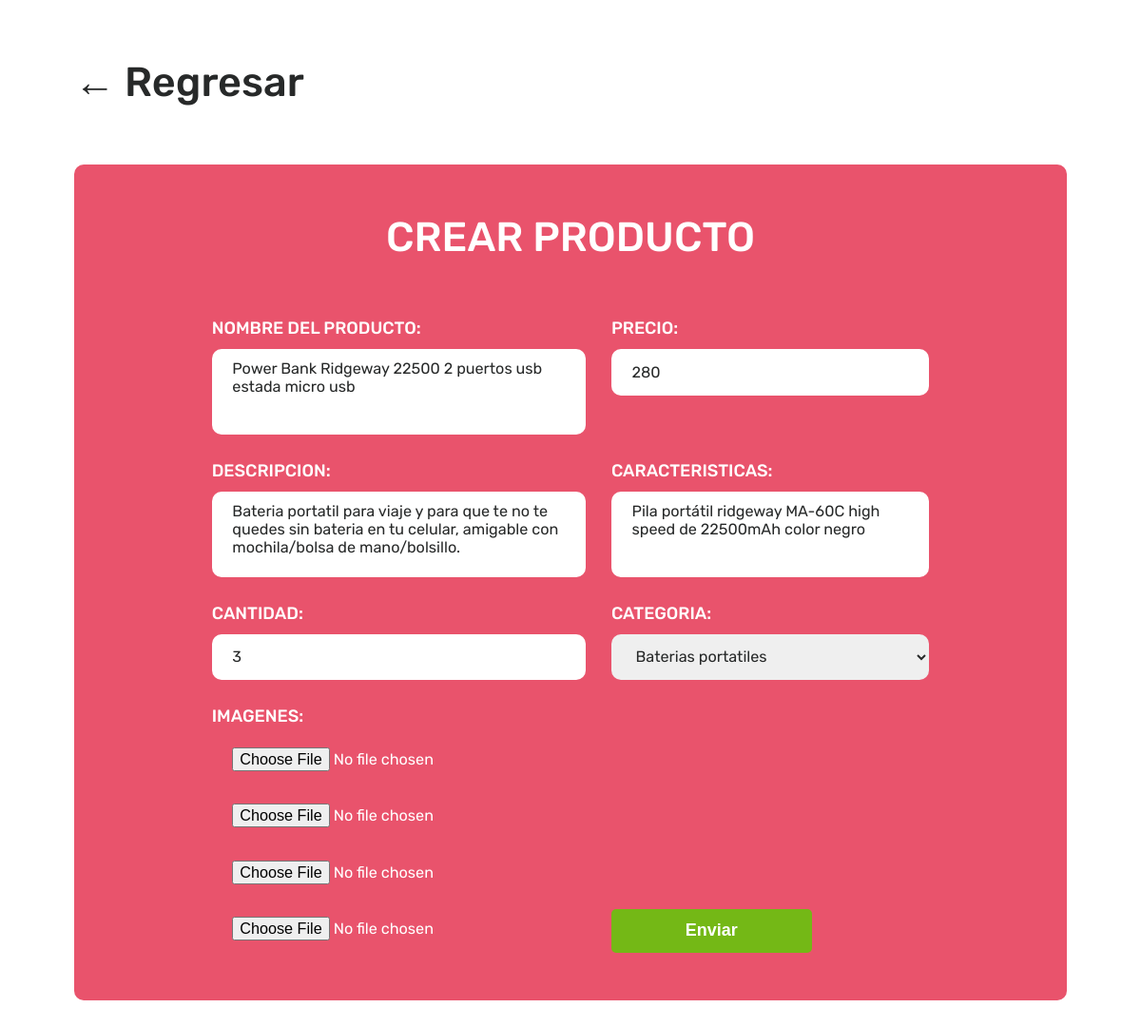
The app's page /admin/update_producto.php?producto_id=1 (signed in), older data.
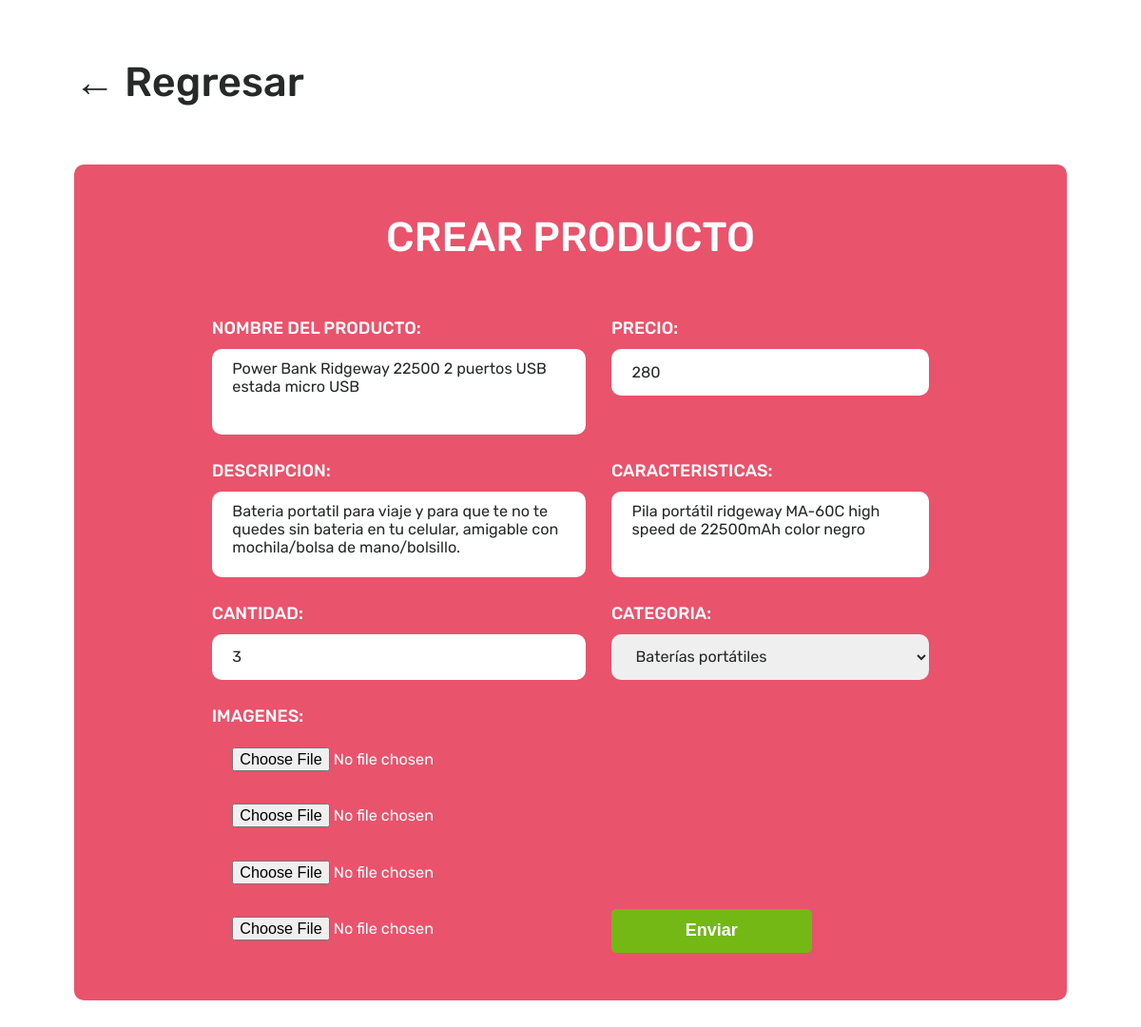
The same page, newer data.
### tables this page shows
CREATE TABLE `productos` (
  `id` int(11) NOT NULL,
  `nombre` varchar(200) NOT NULL,
  `precio` float(8,2) NOT NULL,
  `descripcion` text NOT NULL,
  `caracteristicas` text NOT NULL,
  `cantidad` int(11) NOT NULL,
  `imagen1` varchar(200) NOT NULL,
  `imagen2` varchar(200) NOT NULL,
  `imagen3` varchar(200) NOT NULL,
  `imagen4` varchar(200) NOT NULL,
  `categoria_id` int(11) NOT NULL
);

### admin/update_producto.php (the view, shortened to what this page needs)
<?php
    include "../includes/conexion.php";
    $query = "SELECT * FROM productos WHERE id = ?";
    $statement = $conexion->prepare($query);
    $statement->execute([$_GET["producto_id"]]);
    $producto = $statement->get_result()->fetch_assoc();
    $query = "SELECT id, nombre FROM categorias";
    $statement = $conexion->prepare($query);
    $statement->execute();
    $categorias = $statement->get_result();
?>
<!DOCTYPE html>
<html lang="en">
<head>
    <link rel="stylesheet" href="../src/css/utilidades.css">
    <link rel="stylesheet" href="../src/css/estilos.css">
    <link rel="stylesheet" href="../src/css/queries.css">
</head>
<body>
    <section id="contacto" class="seccion-crear">
        <div class="contenedor">
            <h2>
                <a href="index.php">&LeftArrow; Regresar</a>
            </h2>
            <div class="formulario__contenido">
                <h3>Crear producto</h3>
                <form action="" class="formulario" method="POST" enctype="multipart/form-data">
                    <div class="formulario__control">
                        <label for="nombre">Nombre del producto:</label>
                        <textarea name="nombre" id="nombre"><?php echo $producto["nombre"]; ?></textarea>
                    </div>
                    <div class="formulario__control">
                        <label for="precio">Precio:</label>
                        <input type="number" name="precio" id="precio" value="<?php echo $producto["precio"]; ?>">
                    </div>
                    <div class="formulario__control">
                        <label for="descripcion">Descripcion:</label>
                        <textarea name="descripcion" id="descripcion"><?php echo $producto["descripcion"]; ?></textarea>
                    </div>
                    <div class="formulario__control">
                        <label for="caracteristicas">Caracteristicas:</label>
                        <textarea name="caracteristicas" id="caracteristicas"><?php echo $producto["caracteristicas"]; ?></textarea>
                    </div>
                    <div class="formulario__control">
                        <label for="inventario">Cantidad:</label>
                        <input type="number" name="inventario" id="inventario" value="<?php echo $producto["cantidad"]; ?>">
                    </div>
                    <div class="formulario__control">
                        <label for="categoria">Categoria:</label>
                        <select name="categoria" id="categoria">
                            <?php while($fila = $categorias->fetch_assoc()):?>
                                <?php if($producto["categoria_id"] == $fila["id"]): ?>
                                    <option selected value="<?php echo $fila["id"]; ?>"><?php echo $fila["nombre"]; ?></option>
                                <?php else: ?>
                                    <option value="<?php echo $fila["id"]; ?>"><?php echo $fila["nombre"]; ?></option>
                                <?php endif; ?>
                            <?php endwhile; ?>
                        </select>
                    </div>
                    <div class="formulario__control">
                        <label for="img">Imagenes:</label>
                        <input type="file" name="img1" id="img1">
                        <input type="file" name="img2" id="img2">
                        <input type="file" name="img3" id="img3">
                        <input type="file" name="img4" id="img4">
                    </div>
                    <input type="submit" name="update" class="btn btn-secundario" value="Enviar">
                </form>
            </div>
        </div>
    </section>
</body>
</html>

Row changes from the older to the newer data that the page shows:
changed productos "Pila portátil ridgeway MA-60C high speed de 22500mAh color negro": nombre "Power Bank Ridgeway 22500 2 puertos usb estada micro usb" → "Power Bank Ridgeway 22500 2 puertos USB estada micro USB"
Text that changed along with them:
form field categoria: "Baterias portatiles" → "Baterías portátiles"
